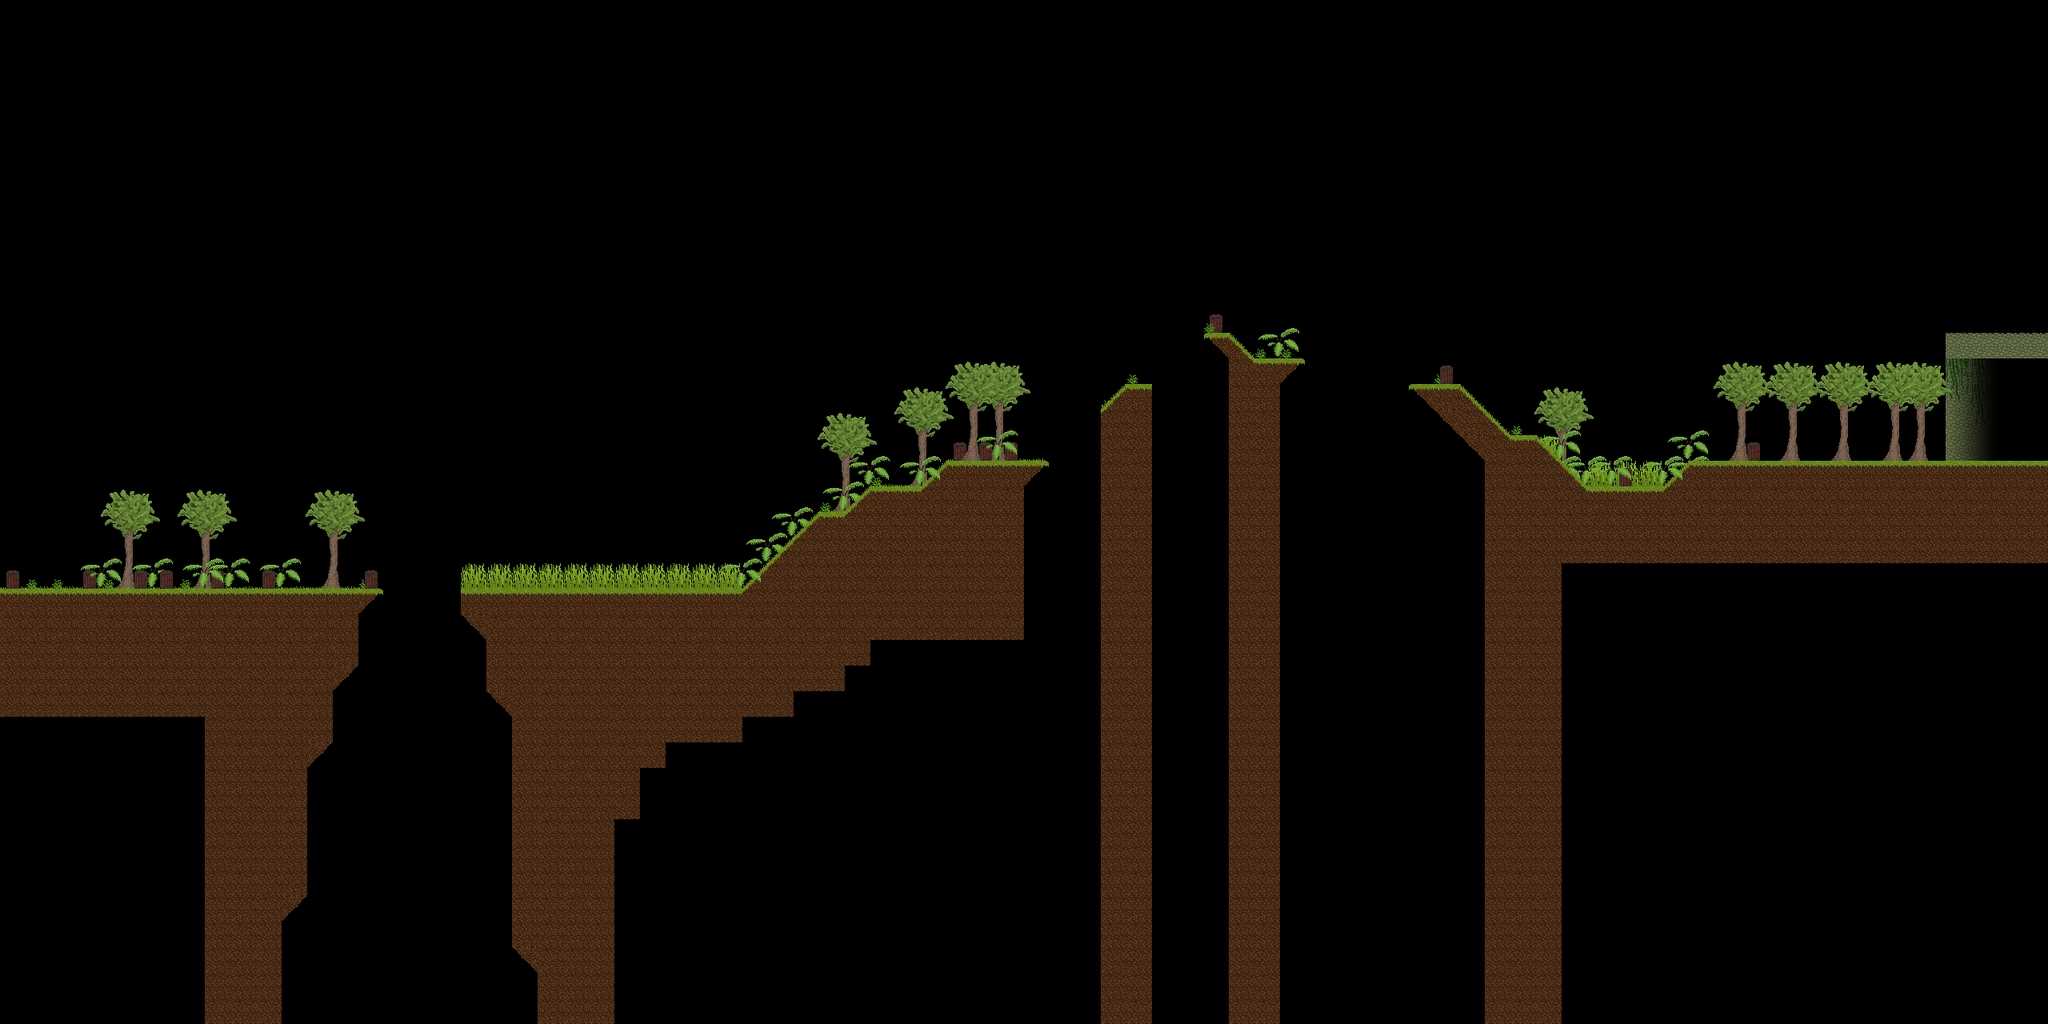

This is a level from a 2D game, rendered from its Tiled map with the project's own tilesets. A one-line summary and the map file follow, with tile-layer data summarised:
An orthogonal 80x40 tile map with 32x32 px tiles, 9 tile layers (Background Walls, Treasure, Background Decorations, Walls, ...).

<map version="1.5" tiledversion="1.7.1" orientation="orthogonal" renderorder="right-down" width="80" height="40" tilewidth="32" tileheight="32" infinite="0" nextlayerid="30" nextobjectid="1">
 <tileset firstgid="1" source="level_textures.tsx" />
 <layer id="21" name="Background Walls" width="80" height="40">
  <data>[3200 cells, 16 non-empty, 1 distinct tile ids]</data>
 </layer>
 <layer id="22" name="Treasure" width="80" height="40">
  <data>[3200 cells, 0 non-empty, 0 distinct tile ids]</data>
 </layer>
 <objectgroup id="20" name="Items" locked="1" />
 <layer id="23" name="Background Decorations" width="80" height="40">
  <data>[3200 cells, 42 non-empty, 5 distinct tile ids]</data>
 </layer>
 <layer id="24" name="Walls" width="80" height="40">
  <data>[3200 cells, 556 non-empty, 11 distinct tile ids]</data>
 </layer>
 <layer id="29" name="Next Level" width="80" height="40">
  <data>[3200 cells, 4 non-empty, 2 distinct tile ids]</data>
 </layer>
 <layer id="25" name="Grass" width="80" height="40">
  <data>[3200 cells, 33 non-empty, 2 distinct tile ids]</data>
 </layer>
 <layer id="26" name="Barrels" width="80" height="40">
  <data>[3200 cells, 14 non-empty, 1 distinct tile ids]</data>
 </layer>
 <layer id="27" name="Foreground Decorations" width="80" height="40">
  <data>[3200 cells, 25 non-empty, 4 distinct tile ids]</data>
 </layer>
 <layer id="28" name="Water" width="80" height="40">
  <data>[3200 cells, 0 non-empty, 0 distinct tile ids]</data>
 </layer>
</map>
